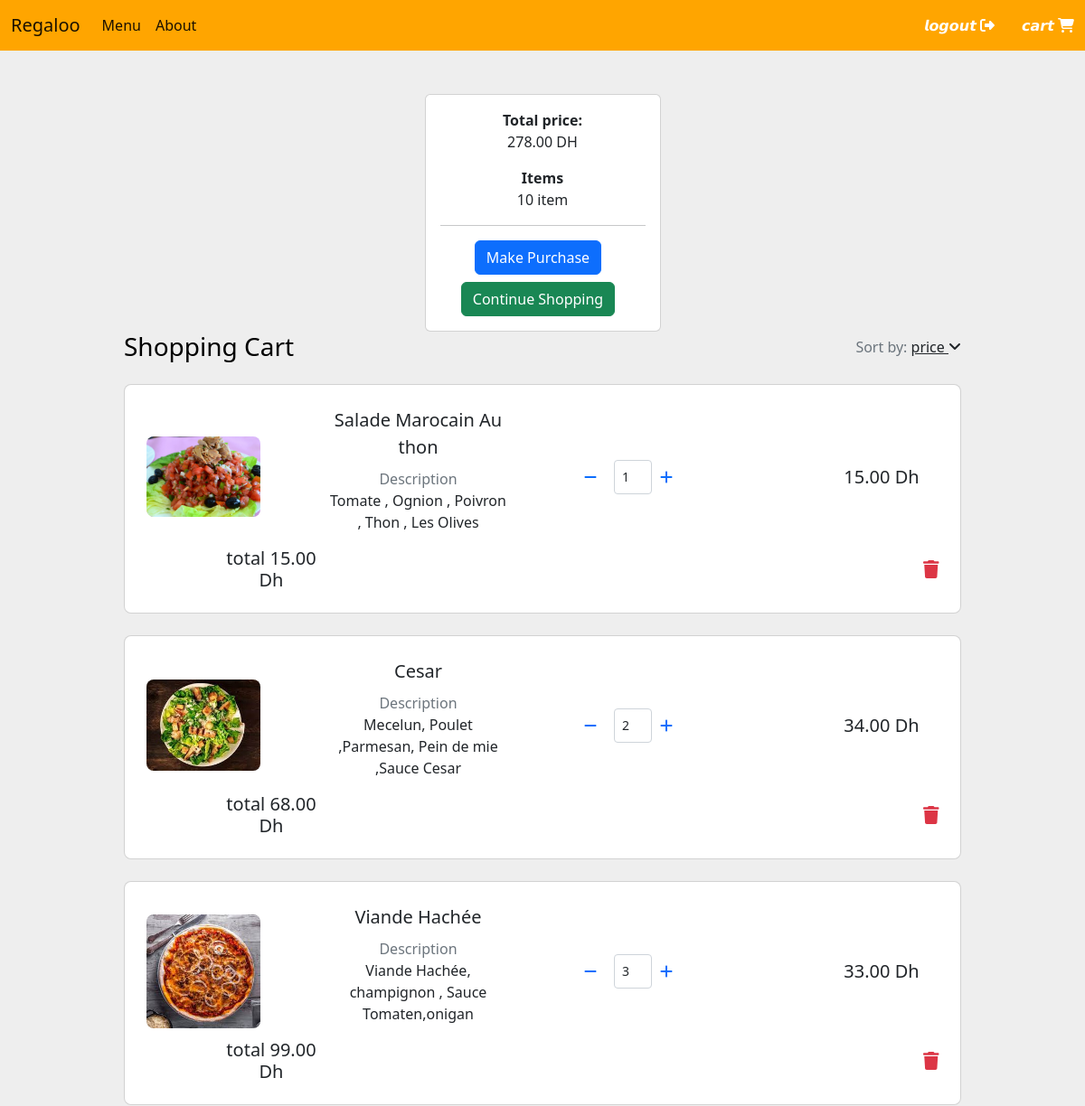
Before: /items/cart/ (signed in, upper part) with the older database file.
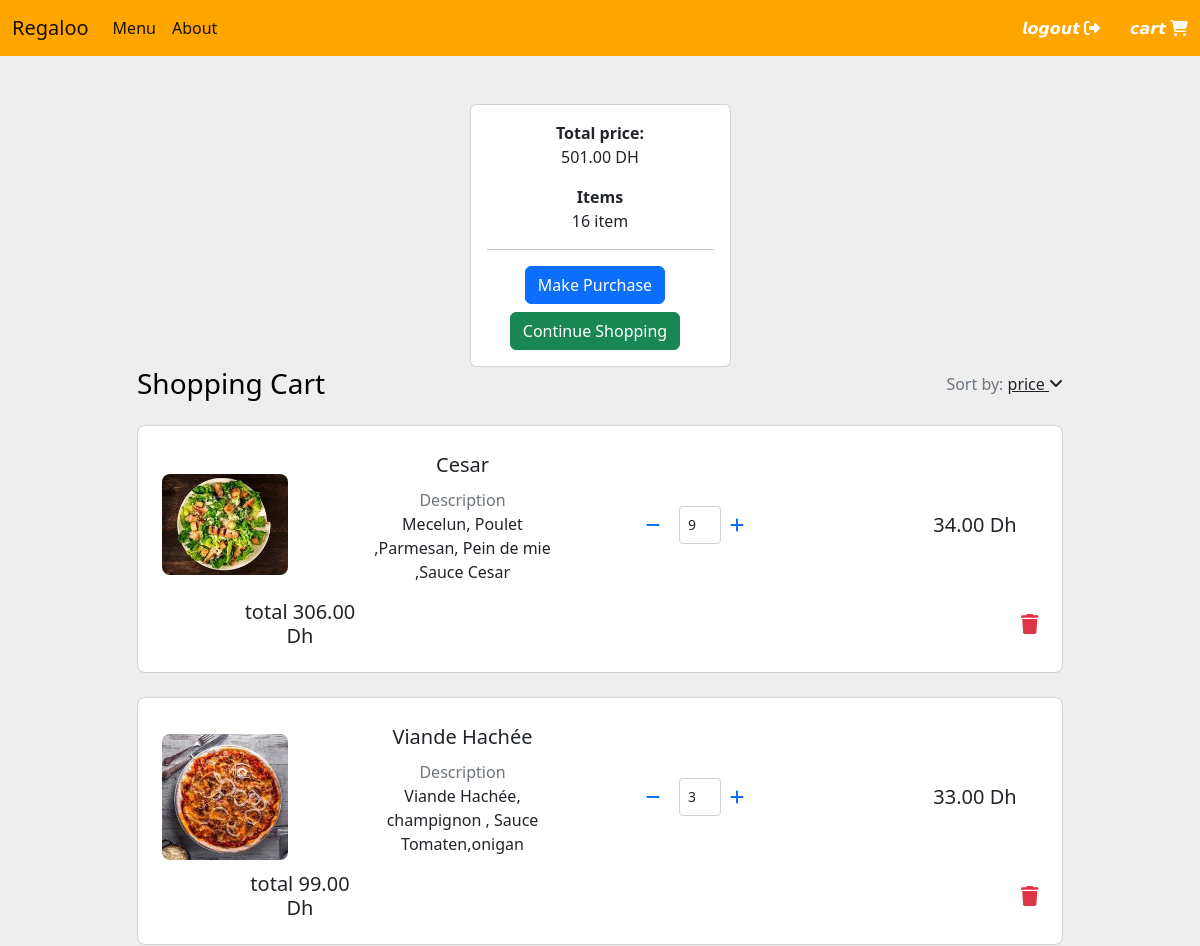
After: the same page with the newer database file.
### items/models.py (models this page shows, shortened)
class Cart(models.Model):
    id=models.UUIDField(default=uuid.uuid4,primary_key=True)
    user = models.ForeignKey(User, on_delete=models.CASCADE)
    complete=models.BooleanField(default=False)
    @property
    def total_price(self):
        cartitems = self.cartitem.all()
        total = sum([item.price for item in cartitems])
        return total
    @property
    def num_of_items(self):
        cartitems = self.cartitem.all()
        quantity = sum([item.quantity for item in cartitems])
        return quantity

class cartitems(models.Model):
    product=models.ForeignKey(item,on_delete=models.CASCADE,related_name="items")
    cart= models.ForeignKey(Cart ,on_delete=models.CASCADE,related_name="cartitem")
    quantity=models.IntegerField(default=0)
    @property
    def price(self):
        return self.product.price*self.quantity

class item(models.Model):
    Categories_choices=[
        ("burger","burger"),
        ("pizza","pizza"),
        ("salade","salade"),
        ("tacos","tacos"),
        ("sandwich","sandwich"),
    ]
    name = models.CharField(max_length=255)
    description = models.TextField()
    price = models.DecimalField(max_digits=10, decimal_places=2)
    image = models.ImageField(upload_to='photos/%y/%m/%d')
    created_at = models.DateTimeField(auto_now_add=True)
    updated_at = models.DateTimeField(auto_now=True)
    categories=models.CharField(max_length=100,choices=Categories_choices)

### items/views.py (the view)
# urls.py: path('cart/', views.cart,name="cart"),
def cart(request):
    cart = None
    cartitems = []
    if request.user.is_authenticated:
        cart, created = Cart.objects.get_or_create(user=request.user, complete=False)
        cartitems = cart.cartitem.all()
    context = {"cart":cart , "items":cartitems}
    return render(request, "cart.html", context)

### templates/cart.html (shortened to what this page needs)
{% extends 'base.html' %} {% load static%} {% block content %}
<section class="h-100" style="background-color: #eee;">
    <div class="container h-100 py-5">
      <div class="row d-flex justify-content-center align-items-center h-100">
        <aside class="col-lg-3">
          <div class="card">
              <div class="card-body">
                  <dl class="dlist-align">
                      <dt>Total price:</dt>
                      <dd class="text-right ml-3">{{cart.total_price}} DH</dd>
                  </dl>
                  <dl class="dlist-align">
                    <dt>Items</dt>
                    <dd class="text-right ml-3">{{cart.num_of_items}} item</dd>
                </dl>
                  <hr> <a href="#" class="btn btn-out btn-primary btn-square btn-main" data-abc="true"> Make Purchase </a> <a href="/items" class="btn btn-out btn-success btn-square btn-main mt-2" data-abc="true">Continue Shopping</a>
              </div>
          </div>
      </aside>
        <div class="col-10">
          <div class="d-flex justify-content-between align-items-center mb-4">
            <h3 class="fw-normal mb-0 text-black">Shopping Cart</h3>
            <div>
              <p class="mb-0"><span class="text-muted">Sort by:</span> <a href="#!" class="text-body">price <i
                    class="fas fa-angle-down mt-1"></i></a></p>
            </div>
          </div>
          {% for item in items %}
          <div class="card rounded-3 mb-4">
            <div class="card-body p-4">
              <div class="row d-flex justify-content-between align-items-center">
                <div class="col-md-2 col-lg-2 col-xl-2">
                  <img
                    src="{{item.product.image.url}}"
                    class="img-fluid rounded-3" alt="Cotton T-shirt">
                </div>
                <div class="col-md-3 col-lg-3 col-xl-3">
                  <p class="lead fw-normal mb-2" id="productName">{{item.product.name}}</p>
                  <p><span class="text-muted">Description  <br></span>{{item.product.description}}</p>
                </div>
                <div class="col-md-3 col-lg-3 col-xl-2 d-flex">
<button class="btn btn-link px-2"
onclick="decreaseInputValue('{{ item.id }}')" id="decreaseBtn{{ item.id }}">
<i class="fas fa-minus"></i>
</button>
<input id="form{{ item.id }}" min="0" name="quantity" value="{{ item.quantity }}" type="number"
class="form-control form-control-sm" />
<button class="btn btn-link px-2"
onclick="increaseInputValue('{{ item.id }}')" id="increaseBtn{{ item.id }}">
<i class="fas fa-plus"></i>
</button>
                </div>
                <div class="col-md-3 col-lg-2 col-xl-2 offset-lg-1">
                  <h5 class="mb-0">{{item.product.price}} Dh</h5>
                </div>
                <div class="col-md-3 col-lg-2 col-xl-2 offset-lg-1">
                  <h5 class="mb-0">total {{item.price}} Dh</h5>
                </div>
                <div class="col-md-1 col-lg-1 col-xl-1 text-end">
                  <a href="/items/removefromcart/{{item.id}}" class="text-danger"><i class="fas fa-trash fa-lg"></i></a>
                </div>
              </div>
            </div>
          </div>
            {% endfor %}
        </div>
      </div>
    </div>
  </section>
{% endblock %}

### templates/base.html (shortened to what this page needs)
<!DOCTYPE html>
{% load static%}
<html lang="en">
  <head>
    <link rel="stylesheet" href="{% static 'css/bootstrap.min.css' %}">
  </head>
  <body class="d-flex flex-column min-vh-100">
    <nav class="navbar navbar-expand-lg bg-body-tertiary" style="background-color: orange;">
      <div class="container-fluid">
        <a class="navbar-brand" href="/">Regaloo</a>
        <div class="collapse navbar-collapse" id="navbarSupportedContent">
          <ul class="navbar-nav me-auto mb-2 mb-lg-0">
            <li class="nav-item">
              <a class="nav-link active" aria-current="page" href="/items">Menu</a>
            </li>
            <li class="nav-item">
              <a class="nav-link active" aria-current="page" href="/about">About</a>
            </li>
          </ul>
          {% if user.is_authenticated %}
              <a class="link" href="/logout/">𝙡𝙤𝙜𝙤𝙪𝙩  <i class="fa-solid fa-right-from-bracket"></i></a>
              <a class="link" href="/items/cart/">𝙘𝙖𝙧𝙩  <i class="fa-solid fa-cart-shopping"></i> </a>
            {% else %}
              <a class="link" href="/signup">𝙨𝙞𝙜𝙣𝙪𝙥  <i class="fa-solid fa-user-plus"></i></a>
              <a class="link" href="/login">𝙇𝙤𝙜𝙞𝙣    <i class="fa-thin fa-right-to-bracket"></i></a>
          {% endif %}
        </div>
      </div>
    </nav>
    <main>
    {% block content %}{% endblock %}
  </main>
  </body>
</html>

### templates/base.html (style rules this page uses)
.link { margin-left: 30px; color: white; text-decoration: none; }
body { text-align:center; margin:auto; }
.btn { margin-right:10px; }
html, body { height: 100%; min-height: 100%; }

Changed rows visible on the page:
removed cartitems: product.image (picture), product.name "Salade Marocain Au thon", product.description "Tomate , Ognion , Poivron , Thon , Les Olives", quantity "1", product.price "15.00", price "15.00"
changed through a linked row, Cart: total_price "278.00" → "501.00"; num_of_items "10" → "16"
changed cartitems "Cesar": quantity "2" → "9"; price "68.00" → "306.00"
